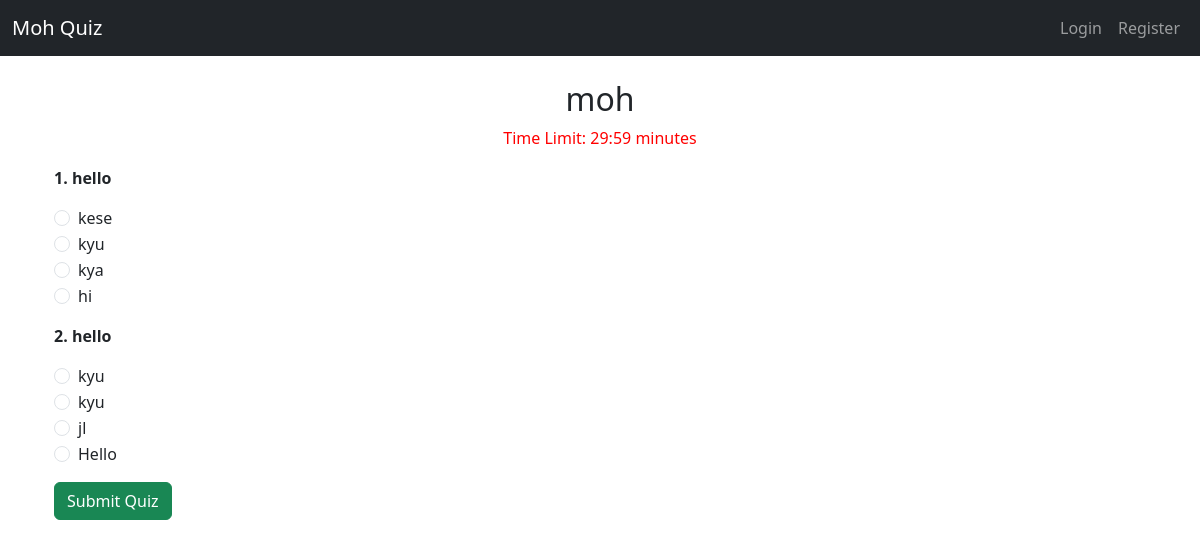
Screenshot of /quiz/1/123 with the database file from the repository.
### quiz_app/models.py (models this page shows, shortened)
class Quiz(models.Model):
    user = models.ForeignKey(User, on_delete=models.CASCADE, related_name="creator")
    title = models.CharField(max_length=200)
    description = models.TextField()
    time_limit = models.IntegerField()
    quiz_password = models.CharField(max_length=100)

class Question(models.Model):
    quiz = models.ForeignKey(Quiz, on_delete=models.CASCADE, related_name="questions")
    text = models.TextField()  # Question text
    option1 = models.CharField(max_length=255)
    option2 = models.CharField(max_length=255)
    option3 = models.CharField(max_length=255)
    option4 = models.CharField(max_length=255)
    correct_option = models.CharField(max_length=255)  # Store the correct answer as text

### quiz_app/views.py (the view)
# urls.py: path('quiz/<int:quiz_id>/<str:quiz_pass>', quiz_detail, name='quiz_detail'),
def quiz_detail(request, quiz_id, quiz_pass):
    quiz = get_object_or_404(Quiz, id=quiz_id)
    questions = list(quiz.questions.all())
    random.shuffle(questions)
    return render(request, "quiz_app/quiz_detail.html", {"quiz": quiz, 'questions': questions})

### templates/quiz_app/quiz_detail.html (shortened to what this page needs)
{% extends 'quiz_app/base.html' %}
{% block content %}
<div class="container">
    <h2 class="text-center">{{ quiz.title }}</h2>
    <p class='text-center' style="color:red;">Time Limit: <span id="time-left">{{ quiz.time_limit }}:00</span> minutes</p>
    <form id="quiz-form" method="POST" action="/quiz/{{ quiz.id }}/submit/">
        {% for question in questions %}
            <div class="mb-3">
                <p><strong>{{ forloop.counter }}. {{ question.text }}</strong></p>
                <div class="form-check">
                    <input class="form-check-input" type="radio" name="question_{{ question.id }}" id="{{question.id}}1" value="{{ question.option1 }}" >
                    <label class="form-check-label" for="{{question.id}}1">{{ question.option1 }}</label>
                </div>
                <div class="form-check">
                    <input class="form-check-input" type="radio" name="question_{{ question.id }}" id="{{question.id}}2" value="{{ question.option2 }}" >
                    <label class="form-check-label" for="{{question.id}}2">{{ question.option2 }}</label>
                </div>
                <div class="form-check">
                    <input class="form-check-input" type="radio" name="question_{{ question.id }}" id="{{question.id}}3" value="{{ question.option3 }}" >
                    <label class="form-check-label" for="{{question.id}}3">{{ question.option3 }}</label>
                </div>
                <div class="form-check">
                    <input class="form-check-input" type="radio" name="question_{{ question.id }}" id="{{question.id}}4" value="{{ question.option4 }}" >
                    <label class="form-check-label" for="{{question.id}}4">{{ question.option4 }}</label>
                </div>
            </div>
        {% endfor %}
        <button type="submit" class="btn btn-success">Submit Quiz</button>
    </form>
</div>
{% endblock %}

### rows the page displays
Quiz: title "moh"
Question: text "hello", option1 "kese", option2 "kyu", option3 "kya", option4 "hi"
Question: text "hello", option1 "kyu", option2 "kyu", option3 "jl", option4 "Hello"
